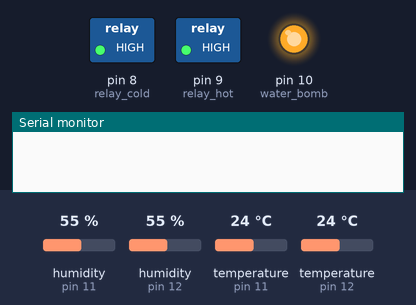
A sketch run on a simulated Arduino Uno, built with avr-gcc and run on an emulated ATmega328P. Shown: switched loads named in the sketch (green lamp = pin HIGH), output pins drawn as LEDs (lit = HIGH), the last lines printed to the serial monitor. The inputs (shaded band) are chosen by the test bench; at power-on: humidity (sensors on pin 11, pin 12) 55 %, temperature (sensors on pin 11, pin 12) 24 °C.

Above: at 0.1 s.
At 4.2 s:
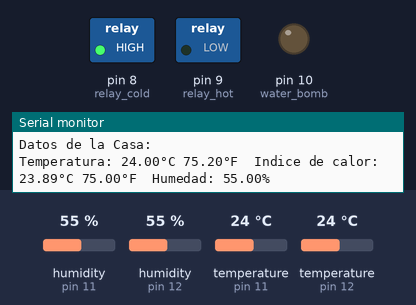
Timing chart, 0 to 5.7 s (numbered marks = the images above):
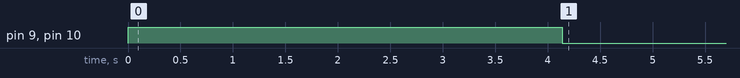

Measured:
- by itself, pin 9 (relay_hot), pin 10 (water_bomb): HIGH → LOW at 4.1 s

The sketch:

Proyecto_Peltier.ino
```cpp
#include "DHT.h" //Se agrega la libreria de los sensores DHT11

#define DHTPIN_TANK 12 //Se declara el pin de señal del sensor del tinaco
#define DHTPIN_HOUSE 11 //Y del sensor de la casa

#define DHTTYPE_TANK DHT11  //Se declaran los tipos de sensores
#define DHTTYPE_HOUSE DHT11

DHT dht_tank(DHTPIN_TANK, DHTTYPE_TANK); //Se construyen los sensores virtualmente
DHT dht_house(DHTPIN_HOUSE, DHTTYPE_HOUSE);

float desired_temperature = 45; //Se declara la temperatura deseada

float humidity_tank, temperature_tank, temperatureF_tank, HeatIndexC_tank, HeatIndexF_tank; //Se declaran las variables para el sensor del tinaco
float humidity_house, temperature_house, temperatureF_house, HeatIndexC_house, HeatIndexF_house; //Se declaran las variables para el sensor de la casa

int relay_cold = 8; //Se declaran los pines usados para cada relevador
int relay_hot = 9;
int water_bomb = 10;

void ReadSensors() {

  delay(2000); //Tiempo de espera para obtener mejores datos

  humidity_tank = dht_tank.readHumidity(); //Lectura de humedad y temperatura del sensor del tinaco
  temperature_tank = dht_tank.readTemperature();
  temperatureF_tank = dht_tank.readTemperature(true);

  humidity_house = dht_house.readHumidity(); //Lectura de humedad y temperatura del sensor de la casa
  temperature_house = dht_house.readTemperature();
  temperatureF_house = dht_house.readTemperature(true);

  if (isnan(humidity_tank) || isnan(temperature_tank) || isnan(temperatureF_tank)) { //Revision de errores
    Serial.println(F("Error al leer temperatura del tinaco"));
    return;
  } else if (isnan(humidity_house) || isnan(temperature_house) || isnan(temperatureF_house)) {
    Serial.println(F("Error al leer temperatura de la casa"));
    return;
  }

  HeatIndexF_tank = dht_tank.computeHeatIndex(temperatureF_tank, humidity_tank); //Obtencion de indices de calor del tinaco
  HeatIndexC_tank = dht_tank.computeHeatIndex(temperature_tank, humidity_tank, false);

  HeatIndexF_house = dht_house.computeHeatIndex(temperatureF_house, humidity_house); //Obtencion de indices de calor de la casa
  HeatIndexC_house = dht_house.computeHeatIndex(temperature_house, humidity_house, false);
}

void WriteData() {

  Serial.print("Datos del Tinaco: "); //Escritura de los datos obtenidos del sensor del tinaco
  Serial.println(" ");
  Serial.print(F("Temperatura: "));
  Serial.print(temperature_tank);
  Serial.print(F("°C "));
  Serial.print(temperatureF_tank);
  Serial.print(F("°F  Indice de calor: "));
  Serial.print(HeatIndexC_tank);
  Serial.print(F("°C "));
  Serial.print(HeatIndexF_tank);
  Serial.print(F("°F "));
  Serial.print(F(" Humedad: "));
  Serial.print(humidity_tank);
  Serial.println(F("%"));
  Serial.println(" ");

  delay(2000);

  Serial.print("Datos de la Casa: "); //Escritura de los datos obtenidos del sensor de la casa
  Serial.println(" ");
  Serial.print(F("Temperatura: "));
  Serial.print(temperature_house);
  Serial.print(F("°C "));
  Serial.print(temperatureF_house);
  Serial.print(F("°F  Indice de calor: "));
  Serial.print(HeatIndexC_house);
  Serial.print(F("°C "));
  Serial.print(HeatIndexF_house);
  Serial.print(F("°F "));
  Serial.print(F(" Humedad: "));
  Serial.print(humidity_house);
  Serial.println(F("%"));
  Serial.println(" ");
}

void setup() {
  Serial.begin(9600); //Comunicacion serial a 9600 Baudios

  pinMode(relay_hot, OUTPUT); //Se declaran como salida los pines de los relevadores
  pinMode(relay_cold, OUTPUT);
  pinMode(water_bomb, OUTPUT);

  digitalWrite(relay_hot, HIGH); //Se colocan en apagado todos los relevadores
  digitalWrite(relay_cold, HIGH);
  digitalWrite(water_bomb, HIGH);

  dht_tank.begin(); //Se inicializan los sensores
  dht_house.begin();
}

void loop() {

  ReadSensors(); //Funcion de lectura de sensores
  WriteData(); //Funcion de escritura de datos

  //Los relevadores funcionan con logica negativa, una señal HIGH los apaga y una señal LOW los enciende

  if (temperature_house < desired_temperature) { //Si la temperatura es mas baja de la deseada
    digitalWrite(relay_hot, LOW);
    digitalWrite(relay_cold, HIGH); //Encender la placa peltier de calefaccion, encender bomba de aguay apagar la placa de frio
    digitalWrite(water_bomb, LOW);

  } else if (temperature_house > desired_temperature) { //Si la temperatura esta arriba de la deseada
    digitalWrite(relay_hot, HIGH);
    digitalWrite(relay_cold, LOW); //Encender la placa peltier de frio, encender bomba de agua y apagar la placa de calefaccion
    digitalWrite(water_bomb, LOW);

  } else {                          //Si la temperatura es igual a la deseada
    digitalWrite(relay_hot, HIGH);
    digitalWrite(relay_cold, HIGH); //Apagar todo
    digitalWrite(water_bomb, HIGH);
  }
}
```
